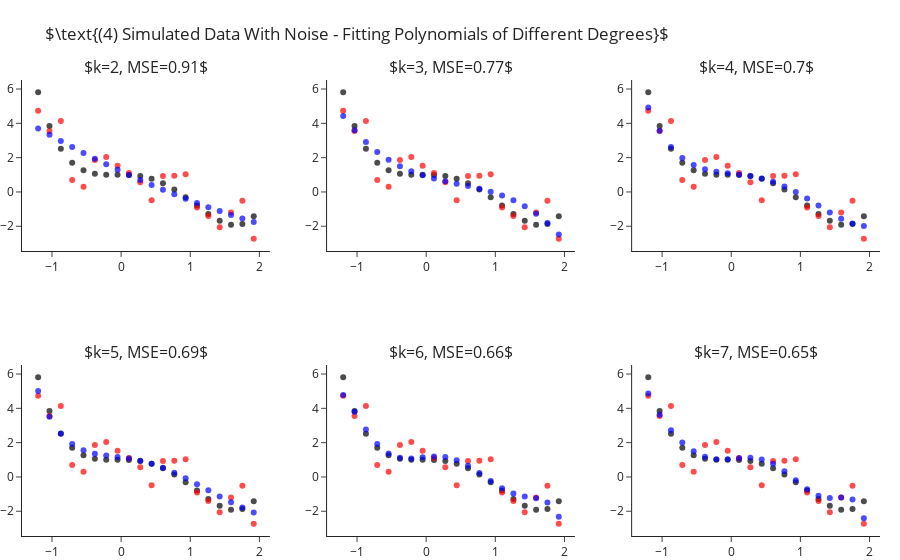

Write notebook code for a chart like this one.
### Markdown cell above
## Fitting Polynomial Of Different Degrees - With Sample Noise

Still fitting for different values of $k$, let us add some standard Gaussian noise (i.e. $\mathcal{N}\left(0,1\right)$).
This time we observe two things:
- Even for the correct $k=4$ model we are not able to achieve zero MSE.
- As we increase $4<k\rightarrow 7$ we manage to decrease the error more and more.

### Code cell
y = y_ + np.random.normal(size=len(y_))

ks = range(2, 8)
fig = make_subplots(2, 3, subplot_titles=list(ks))
for i, k in enumerate(ks):
    r,c = i//3+1, i%3+1 
    
    y_hat = make_pipeline(PolynomialFeatures(k), LinearRegression(fit_intercept=False)).fit(X, y).predict(X)
    fig.add_traces([go.Scatter(x=x, y=y_, mode="markers", name="Real Points",  marker=dict(color="black", opacity=.7), showlegend=False),
                    go.Scatter(x=x, y=y, mode="markers", name="Observed Points",  marker=dict(color="red", opacity=.7), showlegend=False), 
                    go.Scatter(x=x, y=y_hat, mode="markers", name="Predicted Points",  marker=dict(color="blue", opacity=.7), showlegend=False)], rows=r, cols=c)
    fig["layout"]["annotations"][i]["text"] = rf"$k={{0}}, MSE={{1}}$".format(k, round(np.mean((y-y_hat)**2), 2))

fig.update_layout(title=r"$\text{(4) Simulated Data With Noise - Fitting Polynomials of Different Degrees}$", margin=dict(t=80)).show()

### Figure 1 — Plotly figure (JSON) as saved in the notebook; plotly's stock layout.template omitted (floating-point values rounded to 4 significant figures)
{"data": [{"marker": {"color": "black", "opacity": 0.7}, "mode": "markers", "name": "Real Points", "showlegend": false, "type": "scatter", "x": [-1.2, -1.036, -0.8718, -0.7077, -0.5436, -0.3795, -0.2154, -0.05128, 0.1128, 0.2769, 0.441, 0.6051, 0.7692, 0.9333, 1.097, 1.262, 1.426, 1.59, 1.754, 1.918], "xaxis": "x", "y": [5.81, 3.838, 2.523, 1.709, 1.261, 1.058, 0.9989, 0.999, 0.9909, 0.9251, 0.769, 0.5078, 0.1439, -0.3028, -0.7951, -1.278, -1.68, -1.912, -1.866, -1.418], "yaxis": "y"}, {"marker": {"color": "red", "opacity": 0.7}, "mode": "markers", "name": "Observed Points", "showlegend": false, "type": "scatter", "x": [-1.2, -1.036, -0.8718, -0.7077, -0.5436, -0.3795, -0.2154, -0.05128, 0.1128, 0.2769, 0.441, 0.6051, 0.7692, 0.9333, 1.097, 1.262, 1.426, 1.59, 1.754, 1.918], "xaxis": "x", "y": [4.731, 3.553, 4.139, 0.6951, 0.3068, 1.866, 2.033, 1.526, 1.106, 0.5727, -0.4805, 0.9279, 0.9399, 1.027, -0.9078, -1.404, -2.055, -1.197, -0.5123, -2.725], "yaxis": "y"}, {"marker": {"color": "blue", "opacity": 0.7}, "mode": "markers", "name": "Predicted Points", "showlegend": false, "type": "scatter", "x": [-1.2, -1.036, -0.8718, -0.7077, -0.5436, -0.3795, -0.2154, -0.05128, 0.1128, 0.2769, 0.441, 0.6051, 0.7692, 0.9333, 1.097, 1.262, 1.426, 1.59, 1.754, 1.918], "xaxis": "x", "y": [3.702, 3.33, 2.968, 2.616, 2.272, 1.938, 1.614, 1.298, 0.9925, 0.696, 0.4089, 0.1311, -0.1373, -0.3963, -0.646, -0.8863, -1.117, -1.339, -1.551, -1.754], "yaxis": "y"}, {"marker": {"color": "black", "opacity": 0.7}, "mode": "markers", "name": "Real Points", "showlegend": false, "type": "scatter", "x": [-1.2, -1.036, -0.8718, -0.7077, -0.5436, -0.3795, -0.2154, -0.05128, 0.1128, 0.2769, 0.441, 0.6051, 0.7692, 0.9333, 1.097, 1.262, 1.426, 1.59, 1.754, 1.918], "xaxis": "x2", "y": [5.81, 3.838, 2.523, 1.709, 1.261, 1.058, 0.9989, 0.999, 0.9909, 0.9251, 0.769, 0.5078, 0.1439, -0.3028, -0.7951, -1.278, -1.68, -1.912, -1.866, -1.418], "yaxis": "y2"}, {"marker": {"color": "red", "opacity": 0.7}, "mode": "markers", "name": "Observed Points", "showlegend": false, "type": "scatter", "x": [-1.2, -1.036, -0.8718, -0.7077, -0.5436, -0.3795, -0.2154, -0.05128, 0.1128, 0.2769, 0.441, 0.6051, 0.7692, 0.9333, 1.097, 1.262, 1.426, 1.59, 1.754, 1.918], "xaxis": "x2", "y": [4.731, 3.553, 4.139, 0.6951, 0.3068, 1.866, 2.033, 1.526, 1.106, 0.5727, -0.4805, 0.9279, 0.9399, 1.027, -0.9078, -1.404, -2.055, -1.197, -0.5123, -2.725], "yaxis": "y2"}, {"marker": {"color": "blue", "opacity": 0.7}, "mode": "markers", "name": "Predicted Points", "showlegend": false, "type": "scatter", "x": [-1.2, -1.036, -0.8718, -0.7077, -0.5436, -0.3795, -0.2154, -0.05128, 0.1128, 0.2769, 0.441, 0.6051, 0.7692, 0.9333, 1.097, 1.262, 1.426, 1.59, 1.754, 1.918], "xaxis": "x2", "y": [4.424, 3.596, 2.905, 2.335, 1.871, 1.498, 1.202, 0.967, 0.7788, 0.6223, 0.4826, 0.3449, 0.1942, 0.01556, -0.2058, -0.4848, -0.8364, -1.275, -1.817, -2.475], "yaxis": "y2"}, {"marker": {"color": "black", "opacity": 0.7}, "mode": "markers", "name": "Real Points", "showlegend": false, "type": "scatter", "x": [-1.2, -1.036, -0.8718, -0.7077, -0.5436, -0.3795, -0.2154, -0.05128, 0.1128, 0.2769, 0.441, 0.6051, 0.7692, 0.9333, 1.097, 1.262, 1.426, 1.59, 1.754, 1.918], "xaxis": "x3", "y": [5.81, 3.838, 2.523, 1.709, 1.261, 1.058, 0.9989, 0.999, 0.9909, 0.9251, 0.769, 0.5078, 0.1439, -0.3028, -0.7951, -1.278, -1.68, -1.912, -1.866, -1.418], "yaxis": "y3"}, {"marker": {"color": "red", "opacity": 0.7}, "mode": "markers", "name": "Observed Points", "showlegend": false, "type": "scatter", "x": [-1.2, -1.036, -0.8718, -0.7077, -0.5436, -0.3795, -0.2154, -0.05128, 0.1128, 0.2769, 0.441, 0.6051, 0.7692, 0.9333, 1.097, 1.262, 1.426, 1.59, 1.754, 1.918], "xaxis": "x3", "y": [4.731, 3.553, 4.139, 0.6951, 0.3068, 1.866, 2.033, 1.526, 1.106, 0.5727, -0.4805, 0.9279, 0.9399, 1.027, -0.9078, -1.404, -2.055, -1.197, -0.5123, -2.725], "yaxis": "y3"}, {"marker": {"color": "blue", "opacity": 0.7}, "mode": "markers", "name": "Predicted Points", "showlegend": false, "type": "scatter", "x": [-1.2, -1.036, -0.8718, -0.7077, -0.5436, -0.3795, -0.2154, -0.05128, 0.1128, 0.2769, 0.441, 0.6051, 0.7692, 0.9333, 1.097, 1.262, 1.426, 1.59, 1.754, 1.918], "xaxis": "x3", "y": [4.921, 3.57, 2.617, 1.975, 1.566, 1.322, 1.182, 1.096, 1.022, 0.9271, 0.7874, 0.5881, 0.3232, -0.004197, -0.3821, -0.7894, -1.196, -1.563, -1.843, -1.978], "yaxis": "y3"}, {"marker": {"color": "black", "opacity": 0.7}, "mode": "markers", "name": "Real Points", "showlegend": false, "type": "scatter", "x": [-1.2, -1.036, -0.8718, -0.7077, -0.5436, -0.3795, -0.2154, -0.05128, 0.1128, 0.2769, 0.441, 0.6051, 0.7692, 0.9333, 1.097, 1.262, 1.426, 1.59, 1.754, 1.918], "xaxis": "x4", "y": [5.81, 3.838, 2.523, 1.709, 1.261, 1.058, 0.9989, 0.999, 0.9909, 0.9251, 0.769, 0.5078, 0.1439, -0.3028, -0.7951, -1.278, -1.68, -1.912, -1.866, -1.418], "yaxis": "y4"}, {"marker": {"color": "red", "opacity": 0.7}, "mode": "markers", "name": "Observed Points", "showlegend": false, "type": "scatter", "x": [-1.2, -1.036, -0.8718, -0.7077, -0.5436, -0.3795, -0.2154, -0.05128, 0.1128, 0.2769, 0.441, 0.6051, 0.7692, 0.9333, 1.097, 1.262, 1.426, 1.59, 1.754, 1.918], "xaxis": "x4", "y": [4.731, 3.553, 4.139, 0.6951, 0.3068, 1.866, 2.033, 1.526, 1.106, 0.5727, -0.4805, 0.9279, 0.9399, 1.027, -0.9078, -1.404, -2.055, -1.197, -0.5123, -2.725], "yaxis": "y4"}, {"marker": {"color": "blue", "opacity": 0.7}, "mode": "markers", "name": "Predicted Points", "showlegend": false, "type": "scatter", "x": [-1.2, -1.036, -0.8718, -0.7077, -0.5436, -0.3795, -0.2154, -0.05128, 0.1128, 0.2769, 0.441, 0.6051, 0.7692, 0.9333, 1.097, 1.262, 1.426, 1.59, 1.754, 1.918], "xaxis": "x4", "y": [5.017, 3.515, 2.528, 1.915, 1.557, 1.36, 1.249, 1.167, 1.075, 0.9467, 0.7678, 0.5349, 0.2519, -0.07101, -0.4202, -0.7801, -1.136, -1.474, -1.788, -2.074], "yaxis": "y4"}, {"marker": {"color": "black", "opacity": 0.7}, "mode": "markers", "name": "Real Points", "showlegend": false, "type": "scatter", "x": [-1.2, -1.036, -0.8718, -0.7077, -0.5436, -0.3795, -0.2154, -0.05128, 0.1128, 0.2769, 0.441, 0.6051, 0.7692, 0.9333, 1.097, 1.262, 1.426, 1.59, 1.754, 1.918], "xaxis": "x5", "y": [5.81, 3.838, 2.523, 1.709, 1.261, 1.058, 0.9989, 0.999, 0.9909, 0.9251, 0.769, 0.5078, 0.1439, -0.3028, -0.7951, -1.278, -1.68, -1.912, -1.866, -1.418], "yaxis": "y5"}, {"marker": {"color": "red", "opacity": 0.7}, "mode": "markers", "name": "Observed Points", "showlegend": false, "type": "scatter", "x": [-1.2, -1.036, -0.8718, -0.7077, -0.5436, -0.3795, -0.2154, -0.05128, 0.1128, 0.2769, 0.441, 0.6051, 0.7692, 0.9333, 1.097, 1.262, 1.426, 1.59, 1.754, 1.918], "xaxis": "x5", "y": [4.731, 3.553, 4.139, 0.6951, 0.3068, 1.866, 2.033, 1.526, 1.106, 0.5727, -0.4805, 0.9279, 0.9399, 1.027, -0.9078, -1.404, -2.055, -1.197, -0.5123, -2.725], "yaxis": "y5"}, {"marker": {"color": "blue", "opacity": 0.7}, "mode": "markers", "name": "Predicted Points", "showlegend": false, "type": "scatter", "x": [-1.2, -1.036, -0.8718, -0.7077, -0.5436, -0.3795, -0.2154, -0.05128, 0.1128, 0.2769, 0.441, 0.6051, 0.7692, 0.9333, 1.097, 1.262, 1.426, 1.59, 1.754, 1.918], "xaxis": "x5", "y": [4.776, 3.806, 2.761, 1.914, 1.371, 1.12, 1.081, 1.143, 1.198, 1.16, 0.9811, 0.6577, 0.2277, -0.2392, -0.6602, -0.9662, -1.136, -1.242, -1.496, -2.315], "yaxis": "y5"}, {"marker": {"color": "black", "opacity": 0.7}, "mode": "markers", "name": "Real Points", "showlegend": false, "type": "scatter", "x": [-1.2, -1.036, -0.8718, -0.7077, -0.5436, -0.3795, -0.2154, -0.05128, 0.1128, 0.2769, 0.441, 0.6051, 0.7692, 0.9333, 1.097, 1.262, 1.426, 1.59, 1.754, 1.918], "xaxis": "x6", "y": [5.81, 3.838, 2.523, 1.709, 1.261, 1.058, 0.9989, 0.999, 0.9909, 0.9251, 0.769, 0.5078, 0.1439, -0.3028, -0.7951, -1.278, -1.68, -1.912, -1.866, -1.418], "yaxis": "y6"}, {"marker": {"color": "red", "opacity": 0.7}, "mode": "markers", "name": "Observed Points", "showlegend": false, "type": "scatter", "x": [-1.2, -1.036, -0.8718, -0.7077, -0.5436, -0.3795, -0.2154, -0.05128, 0.1128, 0.2769, 0.441, 0.6051, 0.7692, 0.9333, 1.097, 1.262, 1.426, 1.59, 1.754, 1.918], "xaxis": "x6", "y": [4.731, 3.553, 4.139, 0.6951, 0.3068, 1.866, 2.033, 1.526, 1.106, 0.5727, -0.4805, 0.9279, 0.9399, 1.027, -0.9078, -1.404, -2.055, -1.197, -0.5123, -2.725], "yaxis": "y6"}, {"marker": {"color": "blue", "opacity": 0.7}, "mode": "markers", "name": "Predicted Points", "showlegend": false, "type": "scatter", "x": [-1.2, -1.036, -0.8718, -0.7077, -0.5436, -0.3795, -0.2154, -0.05128, 0.1128, 0.2769, 0.441, 0.6051, 0.7692, 0.9333, 1.097, 1.262, 1.426, 1.59, 1.754, 1.918], "xaxis": "x6", "y": [4.866, 3.632, 2.718, 2.011, 1.495, 1.174, 1.036, 1.035, 1.093, 1.117, 1.024, 0.7626, 0.3356, -0.1946, -0.7139, -1.09, -1.234, -1.199, -1.321, -2.405], "yaxis": "y6"}], "layout": {"annotations": [{"font": {"size": 16}, "showarrow": false, "text": "$k=2, MSE=0.91$", "x": 0.1444, "xanchor": "center", "xref": "paper", "y": 1, "yanchor": "bottom", "yref": "paper"}, {"font": {"size": 16}, "showarrow": false, "text": "$k=3, MSE=0.77$", "x": 0.5, "xanchor": "center", "xref": "paper", "y": 1, "yanchor": "bottom", "yref": "paper"}, {"font": {"size": 16}, "showarrow": false, "text": "$k=4, MSE=0.7$", "x": 0.8556, "xanchor": "center", "xref": "paper", "y": 1, "yanchor": "bottom", "yref": "paper"}, {"font": {"size": 16}, "showarrow": false, "text": "$k=5, MSE=0.69$", "x": 0.1444, "xanchor": "center", "xref": "paper", "y": 0.375, "yanchor": "bottom", "yref": "paper"}, {"font": {"size": 16}, "showarrow": false, "text": "$k=6, MSE=0.66$", "x": 0.5, "xanchor": "center", "xref": "paper", "y": 0.375, "yanchor": "bottom", "yref": "paper"}, {"font": {"size": 16}, "showarrow": false, "text": "$k=7, MSE=0.65$", "x": 0.8556, "xanchor": "center", "xref": "paper", "y": 0.375, "yanchor": "bottom", "yref": "paper"}], "margin": {"t": 80}, "title": {"text": "$\\text{(4) Simulated Data With Noise - Fitting Polynomials of Different Degrees}$"}, "xaxis": {"anchor": "y", "domain": [0, 0.2889]}, "xaxis2": {"anchor": "y2", "domain": [0.3556, 0.6444]}, "xaxis3": {"anchor": "y3", "domain": [0.7111, 1]}, "xaxis4": {"anchor": "y4", "domain": [0, 0.2889]}, "xaxis5": {"anchor": "y5", "domain": [0.3556, 0.6444]}, "xaxis6": {"anchor": "y6", "domain": [0.7111, 1]}, "yaxis": {"anchor": "x", "domain": [0.625, 1]}, "yaxis2": {"anchor": "x2", "domain": [0.625, 1]}, "yaxis3": {"anchor": "x3", "domain": [0.625, 1]}, "yaxis4": {"anchor": "x4", "domain": [0, 0.375]}, "yaxis5": {"anchor": "x5", "domain": [0, 0.375]}, "yaxis6": {"anchor": "x6", "domain": [0, 0.375]}}}
